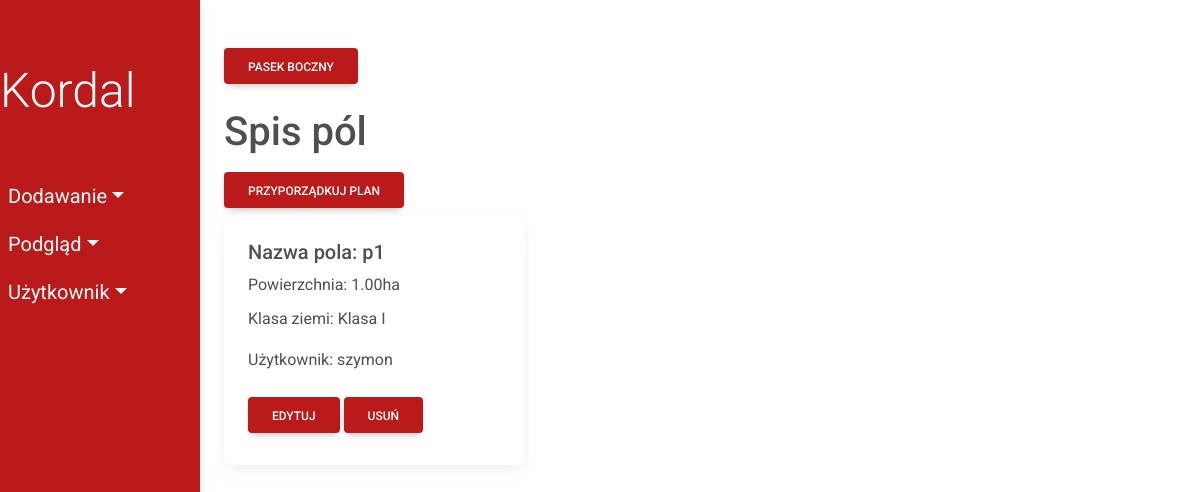
Page /fields/ (signed in) on the committed database.
### fields/models.py (models this page shows)
class Field(models.Model):
    field_name = models.CharField(max_length=50)
    area = models.DecimalField(max_digits=10, decimal_places=2)
    user = models.ForeignKey(User, on_delete=models.CASCADE)
    class_field = models.ForeignKey(
        ClassField, on_delete=models.CASCADE, db_column='class_id')
    class Meta:
        db_table = 'Field'

class ClassField(models.Model):
    class_name = models.CharField(max_length=10)
    class Meta:
        db_table = 'ClassField'
    def __str__(self):
        return self.class_name

### fields/views/viewsField.py (the view)
# urls.py: path('fields/', viewsField.show_fields,
def show_fields(request):
    fields = Field.objects.filter(user = request.user.id)
    return render(request, 'fields/show/field.html', {'fields': fields})

### fields/templates/fields/show/field.html
{% extends 'fields/index.html' %}
      {% block content %}
      <h1>Spis pól</h1>
      <a href="{% url 'calculate' %}" class="btn my-2 menu-btn">Przyporządkuj plan</a>
      <div class="row">
        {% for field in fields %}
        <div class="col-sm-4">
          <div class="card">
            <div class="card-body">
              <h5 class="card-title">Nazwa pola: {{ field.field_name}}</h5>
              <p class="card-title">Powierzchnia: {{ field.area}}ha</p>
              <p class="card-text">Klasa ziemi: {{ field.class_field}}</p>
              <p class="card-text">Użytkownik: {{ field.user}}</p>
              <a href="update/{{field.id}}" class="btn my-2 menu-btn">Edytuj</a>
              <a href="delete/{{field.id}}" class="btn my-2 menu-btn">Usuń</a>
            </div>
          </div>
        </div>
        {% endfor %}
      </div>
    {% endblock %}

### fields/static/css/style.css (style rules this page uses)
* { margin: 0; padding: 0; box-sizing: border-box; }
:root { --nav-bg: #bb1a1a; --dropdown-bg: #cc2b2b }
body { min-height: 100vh; background-color: #fff; }
.menu-btn { background-color: var(--nav-bg); color:#fff }

### rows in the picture
Field: field_name "p1", area "1.00", class_field "Klasa I", user "szymon"
